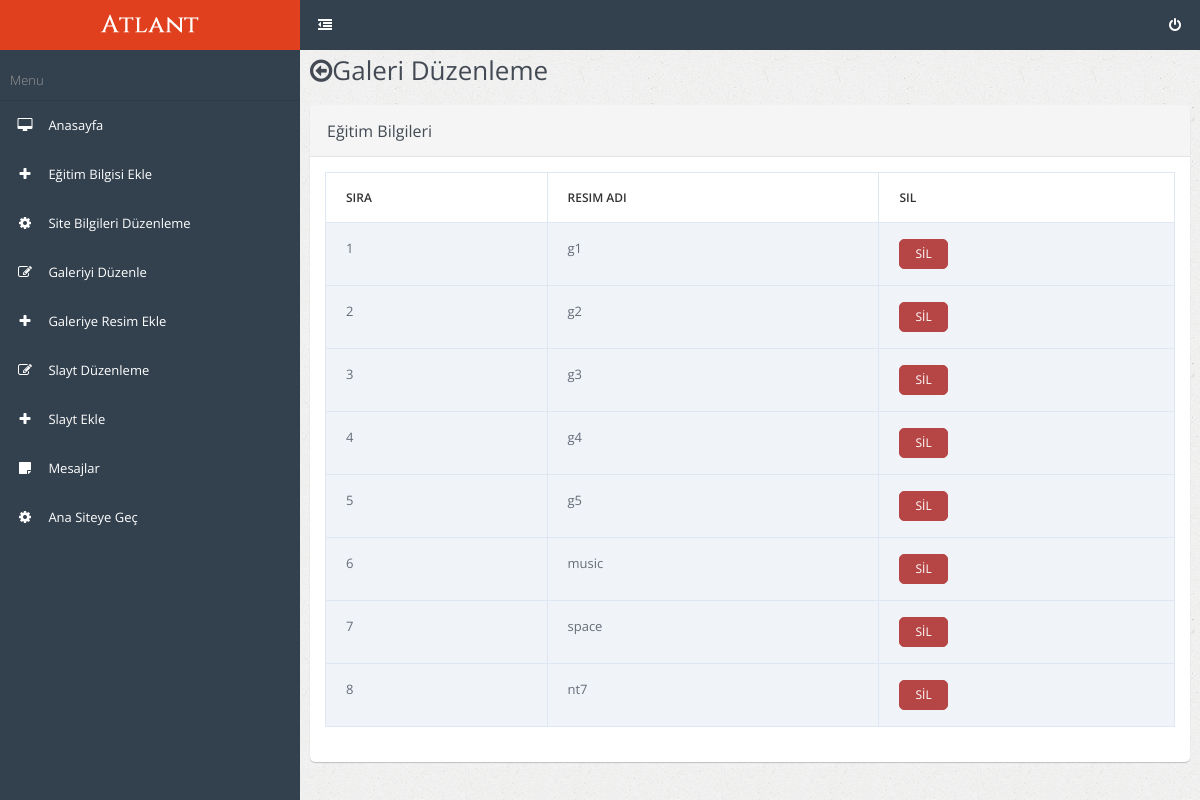
Screenshot of /yonetici/galeri_duzenle.php (signed in) with the database file from the repository.
### tables this page shows
CREATE TABLE `galeri` (
  `id` int(10) UNSIGNED NOT NULL,
  `ad` varchar(128) NOT NULL
);

### yonetici/galeri_duzenle.php (the view, shortened to what this page needs)
<?php require_once ("kutuphane/baglanti.php"); ?>
<?php
$sira=1;
$sorgu="SELECT * FROM galeri";
$sonuc=mysqli_query($baglanti,$sorgu);
while($satir=mysqli_fetch_array($sonuc)) {
	$galeri[]=$satir;
}
?>
<?php require_once ("kutuphane/ust.php"); ?>
<div class="row">
    <div class="col-md-12">
        <div class="panel panel-default">
            <div class="panel-heading">
                <h3 class="panel-title">Eğitim Bilgileri</h3>
            </div>
            <div class="panel-body">
                <div class="table-responsive">
                    <table class="table table-bordered">
                        <thead>
                            <tr>
                                <th>Sıra</th>
                                <th>Resim Adı</th>
                                <th>Sil</th>
                            </tr>
                        </thead>
                        <tbody>
                            <?php if(empty($galeri)==false) { ?>
                        	<?php foreach($galeri as $g)  { ?>
                            <tr>
                                <td><?php echo $sira; ?></td>
                                <td><?php echo $g['ad']; ?></td>
                                <td>
                                    <form method="post" enctype="multipart/form-data">
                                        <button class="btn btn-danger" name="resim_sil" value="<?php echo $g['id']; ?>">SİL</button>
                                    </form>
                                </td>
                            </tr>
                            <?php $sira++; } ?>
                        <?php } else { ?>
                            <tr>
                                <td colspan="3" style="text-align: center; background-color:rgba(255,0,0,0.1)">Henüz Kayıt Bulunmuyor</td>
                            </tr>
                        <?php } ?>
                        </tbody>
                    </table>
                </div>
            </div>
        </div>
	</div>
</div>
<?php require_once ("kutuphane/alt.php"); ?>

### rows the page displays
galeri: ad "g1"
galeri: ad "g2"
galeri: ad "g3"
galeri: ad "g4"
galeri: ad "g5"
galeri: ad "music", $g['id'] 9 (drawn)
galeri: ad "space", $g['id'] 10 (drawn)
galeri: ad "nt7", $g['id'] 12 (drawn)
